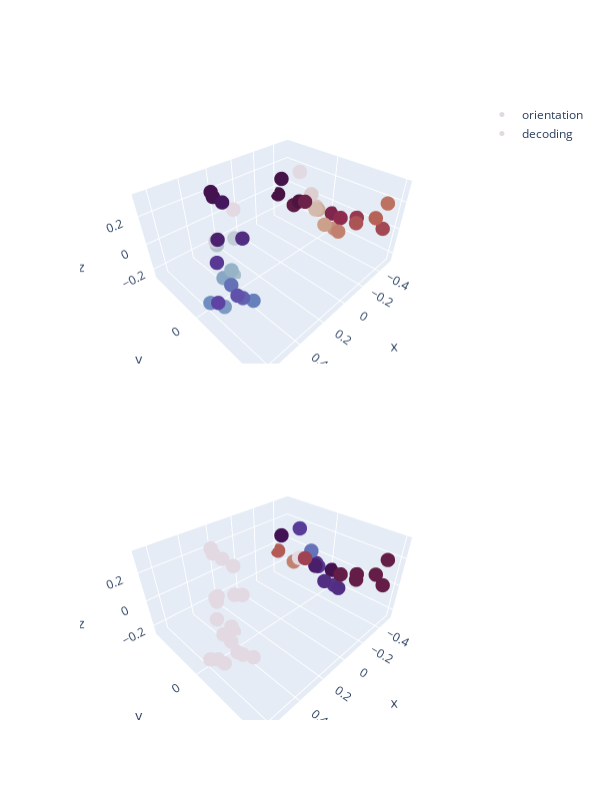

Notebook code cell kept with this figure:
### Code cell
## Decode first parameter
decoding1 = cohomological_parameterization(data, cocycle_number=3, weighted=False, coeff=23)
# decoding1 = PCA_reduction(data,dim=1)
images = show_feature(decoding1, Nimages=10)
# interactive(lambda n : plt.imshow(images[n], "gray", vmin=-1, vmax=1), n=(0,10-1,1))
plot_mean_against_index(data,decoding1,"orientation")
# plot_mean_against_index(data,decoding1,"phase")
plot_data(data,transformation="PCA", labels=decoding1, colors=["Twilight","Twilight","Twilight"])
